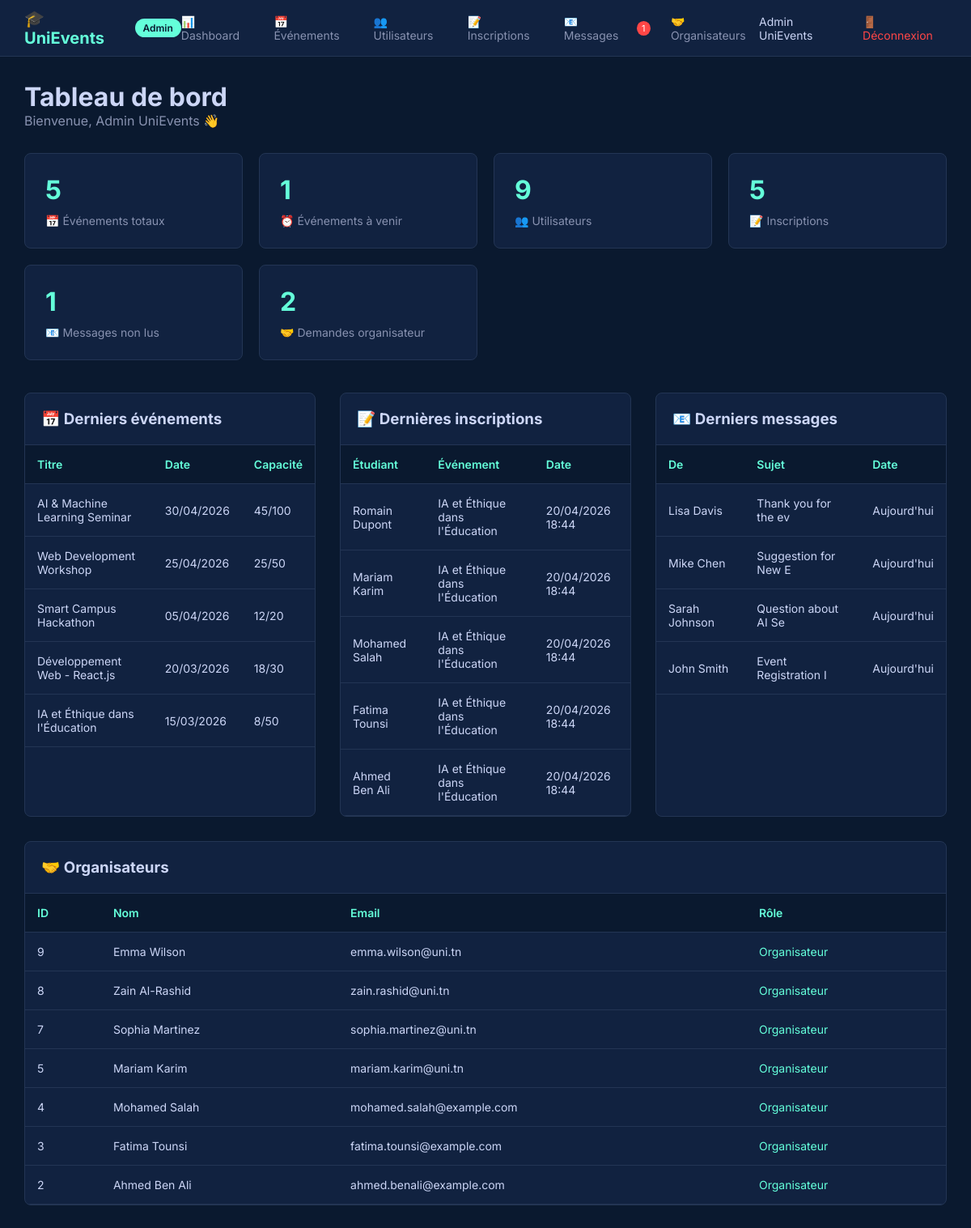
Page /dashboard.php (signed in) on the committed database.
### tables this page shows
CREATE TABLE `events` (
  `id` int(11) NOT NULL,
  `title` varchar(200) NOT NULL,
  `category` enum('Conférence','Workshop','Hackathon','Club','Séminaire') NOT NULL,
  `description` text NOT NULL,
  `date` date NOT NULL,
  `time` time NOT NULL,
  `location` varchar(255) NOT NULL,
  `capacity` int(11) NOT NULL,
  `current_registrations` int(11) DEFAULT 0,
  `speaker` varchar(150) DEFAULT NULL,
  `status` enum('à_venir','en_cours','terminé','annulé') DEFAULT 'à_venir',
  `created_by` int(11) DEFAULT NULL,
  `created_at` timestamp NOT NULL DEFAULT current_timestamp()
);

CREATE TABLE `registrations` (
  `id` int(11) NOT NULL,
  `event_id` int(11) NOT NULL,
  `user_id` int(11) NOT NULL,
  `status` enum('inscrit','waitlist','annulé') DEFAULT 'inscrit',
  `registered_at` timestamp NOT NULL DEFAULT current_timestamp()
);

CREATE TABLE `users` (
  `id` int(11) NOT NULL,
  `name` varchar(100) NOT NULL,
  `email` varchar(150) NOT NULL,
  `password` varchar(255) NOT NULL,
  `phone` varchar(20) DEFAULT NULL,
  `role` enum('etudiant','organisateur','admin') DEFAULT 'etudiant',
  `niveau` varchar(50) DEFAULT NULL,
  `specialite` varchar(100) DEFAULT NULL,
  `created_at` timestamp NOT NULL DEFAULT current_timestamp()
);

CREATE TABLE `contacts` (
  `id` int(11) NOT NULL,
  `name` varchar(100) NOT NULL,
  `email` varchar(150) NOT NULL,
  `subject` varchar(200) DEFAULT NULL,
  `message` text NOT NULL,
  `is_read` tinyint(1) DEFAULT 0,
  `sent_at` timestamp NOT NULL DEFAULT current_timestamp()
);

### dashboard.php (the view, shortened to what this page needs)
<?php
require_once 'header.php';
$totalEvents = 0;
$upcomingEvents = 0;
$totalUsers = 0;
$totalRegistrations = 0;
$unreadMessages = 0;
$pendingRequests = 0;
$recentEvents = [];
$recentRegistrations = [];
$recentMessages = [];
$recentOrganizers = [];
try {
    $stmt = $pdo->query("SELECT COUNT(*) as count FROM events");
    $totalEvents = $stmt->fetch()['count'] ?? 0;
    $stmt = $pdo->query("SELECT COUNT(*) as count FROM events WHERE date >= CURDATE()");
    $upcomingEvents = $stmt->fetch()['count'] ?? 0;
    $stmt = $pdo->query("SELECT COUNT(*) as count FROM users");
    $totalUsers = $stmt->fetch()['count'] ?? 0;
    $stmt = $pdo->query("SELECT COUNT(*) as count FROM registrations WHERE status = 'inscrit'");
    $totalRegistrations = $stmt->fetch()['count'] ?? 0;
    $stmt = $pdo->query("SELECT COUNT(*) as count FROM contacts WHERE is_read = 0");
    $unreadMessages = $stmt->fetch()['count'] ?? 0;
    $stmt = $pdo->query("SELECT COUNT(*) as count FROM organizer_requests WHERE status = 'en_attente'");
    $pendingRequests = $stmt->fetch()['count'] ?? 0;
    $stmt = $pdo->query("SELECT * FROM events ORDER BY id DESC LIMIT 5");
    $recentEvents = $stmt->fetchAll() ?: [];
    $stmt = $pdo->query("
        SELECT r.*, e.title as event_title, u.name as user_name
        FROM registrations r
        JOIN events e ON r.event_id = e.id
        JOIN users u ON r.user_id = u.id
        ORDER BY r.id DESC
        LIMIT 5
    ");
    $recentRegistrations = $stmt->fetchAll() ?: [];
    $stmt = $pdo->query("
        SELECT * FROM contacts
        ORDER BY id DESC
        LIMIT 5
    ");
    $recentMessages = $stmt->fetchAll() ?: [];
    $stmt = $pdo->query("
        SELECT id, name, email, role FROM users
        WHERE role = 'organisateur'
        ORDER BY id DESC
        LIMIT 10
    ");
    $recentOrganizers = $stmt->fetchAll() ?: [];
} catch(PDOException $e) {
    $error = $e->getMessage();
}
?>
<h1>Tableau de bord</h1>
<p style="color: #8892b0; margin-bottom: 30px;">Bienvenue, <?php echo htmlspecialchars($_SESSION['admin_name']); ?> 👋</p>
<div class="stats-grid">
    <div class="stat-card">
        <h3><?php echo $totalEvents ?? 0; ?></h3>
        <p>📅 Événements totaux</p>
    </div>
    <div class="stat-card">
        <h3><?php echo $upcomingEvents ?? 0; ?></h3>
        <p>⏰ Événements à venir</p>
    </div>
    <div class="stat-card">
        <h3><?php echo $totalUsers ?? 0; ?></h3>
        <p>👥 Utilisateurs</p>
    </div>
    <div class="stat-card">
        <h3><?php echo $totalRegistrations ?? 0; ?></h3>
        <p>📝 Inscriptions</p>
    </div>
    <div class="stat-card">
        <h3><?php echo $unreadMessages ?? 0; ?></h3>
        <p>📧 Messages non lus</p>
    </div>
    <div class="stat-card">
        <h3><?php echo $pendingRequests ?? 0; ?></h3>
        <p>🤝 Demandes organisateur</p>
    </div>
</div>
<div style="display: grid; grid-template-columns: 1fr 1fr 1fr; gap: 30px;">
    <div class="table-container">
        <div style="padding: 20px; border-bottom: 1px solid #233554;">
            <h3>📅 Derniers événements</h3>
        </div>
        <table>
            <thead>
                <tr>
                    <th>Titre</th>
                    <th>Date</th>
                    <th>Capacité</th>
                </tr>
            </thead>
            <tbody>
                <?php if (!empty($recentEvents)): ?>
                    <?php foreach ($recentEvents as $event): ?>
                        <tr>
                            <td><?php echo htmlspecialchars($event['title']); ?></td>
                            <td><?php echo date('d/m/Y', strtotime($event['date'])); ?></td>
                            <td><?php echo $event['current_registrations']; ?>/<?php echo $event['capacity']; ?></td>
                        </tr>
                    <?php endforeach; ?>
                <?php else: ?>
                    <tr><td colspan="3">Aucun événement</td></tr>
                <?php endif; ?>
            </tbody>
        </table>
    </div>
    <div class="table-container">
        <div style="padding: 20px; border-bottom: 1px solid #233554;">
            <h3>📝 Dernières inscriptions</h3>
        </div>
        <table>
            <thead>
                <tr>
                    <th>Étudiant</th>
                    <th>Événement</th>
                    <th>Date</th>
                </tr>
            </thead>
            <tbody>
                <?php if (!empty($recentRegistrations)): ?>
                    <?php foreach ($recentRegistrations as $reg): ?>
                        <tr>
                            <td><?php echo htmlspecialchars($reg['user_name']); ?></td>
                            <td><?php echo htmlspecialchars($reg['event_title']); ?></td>
                            <td><?php echo date('d/m/Y H:i', strtotime($reg['registered_at'])); ?></td>
                        </tr>
                    <?php endforeach; ?>
                <?php else: ?>
                    <tr><td colspan="3">Aucune inscription</td></tr>
                <?php endif; ?>
            </tbody>
        </table>
    </div>
    <div class="table-container">
        <div style="padding: 20px; border-bottom: 1px solid #233554;">
            <h3>📧 Derniers messages</h3>
        </div>
        <table>
            <thead>
                <tr>
                    <th>De</th>
                    <th>Sujet</th>
                    <th>Date</th>
                </tr>
            </thead>
            <tbody>
                <?php if (!empty($recentMessages)): ?>
                    <?php foreach ($recentMessages as $msg): ?>
                        <tr>
                            <td><?php echo htmlspecialchars(substr($msg['name'], 0, 15)); ?></td>
                            <td><?php echo htmlspecialchars(substr($msg['subject'], 0, 20)); ?></td>
                            <td>Aujourd'hui</td>
                        </tr>
                    <?php endforeach; ?>
                <?php else: ?>
                    <tr><td colspan="3">Aucun message</td></tr>
                <?php endif; ?>
            </tbody>
        </table>
    </div>
</div>
<div style="display: grid; grid-template-columns: 1fr; gap: 30px; margin-top: 30px;">
    <div class="table-container">
        <div style="padding: 20px; border-bottom: 1px solid #233554;">
            <h3>🤝 Organisateurs</h3>
        </div>
        <table>
            <thead>
                <tr>
                    <th>ID</th>
                    <th>Nom</th>
                    <th>Email</th>
                    <th>Rôle</th>
                </tr>
            </thead>
            <tbody>
                <?php if (!empty($recentOrganizers)): ?>
                    <?php foreach ($recentOrganizers as $org): ?>
                        <tr>
                            <td><?php echo $org['id']; ?></td>
                            <td><?php echo htmlspecialchars($org['name']); ?></td>
                            <td><?php echo htmlspecialchars($org['email']); ?></td>
                            <td><span style="color: #64ffda;">Organisateur</span></td>
                        </tr>
                    <?php endforeach; ?>
                <?php else: ?>
                    <tr><td colspan="4">Aucun organisateur</td></tr>
                <?php endif; ?>
            </tbody>
        </table>
    </div>
</div>
<?php require_once 'footer.php'; ?>

### header.php (shortened to what this page needs)
<?php
require_once '../db_connect.php';
$unreadNotifications = 0;
try {
    $stmt = $pdo->prepare("SELECT COUNT(*) as count FROM contacts WHERE is_read = 0");
    $stmt->execute();
    $unreadNotifications = $stmt->fetch()['count'];
} catch(PDOException $e) {
}
?>
<!DOCTYPE html>
<html lang="fr">
<head>
    <link rel="stylesheet" href="style_admin.css">
</head>
<body>
    <div class="admin-container">
        <nav class="admin-nav">
            <div class="nav-brand">
                <span class="logo">🎓 UniEvents</span>
                <span class="admin-badge">Admin</span>
            </div>
            <div class="nav-links">
                <a href="dashboard.php" class="nav-link">📊 Dashboard</a>
                <a href="manage_events.php" class="nav-link">📅 Événements</a>
                <a href="manage_users.php" class="nav-link">👥 Utilisateurs</a>
                <a href="manage_registrations.php" class="nav-link">📝 Inscriptions</a>
                <a href="manage_contacts.php" class="nav-link">
                    📧 Messages
                    <?php if ($unreadNotifications > 0): ?>
                        <span class="badge"><?php echo $unreadNotifications; ?></span>
                    <?php endif; ?>
                </a>
                <a href="manage_organizers.php" class="nav-link">🤝 Organisateurs</a>
            </div>
            <div class="nav-user">
                <span class="user-name"><?php echo htmlspecialchars($_SESSION['admin_name']); ?></span>
                <a href="logout.php" class="logout-btn">🚪 Déconnexion</a>
            </div>
        </nav>
        <main class="admin-main">

### footer.php (shortened to what this page needs)
        </main>
    </div>
</body>
</html>

### style_admin.css (style rules this page uses)
* { margin: 0; padding: 0; box-sizing: border-box; }
body { font-family: 'Inter', sans-serif; background: #0a192f; color: #ccd6f6; }
.admin-container { display: flex; flex-direction: column; min-height: 100vh; }
.admin-nav { background: #112240; padding: 0 30px; height: 70px; display: flex; align-items: center; justify-content: space-between; border-bottom: 1px solid #233554; position: sticky; top: 0; z-index: 100; }
.nav-brand { display: flex; align-items: center; gap: 15px; }
.logo { font-size: 20px; font-weight: 700; color: #64ffda; }
.admin-badge { background: #64ffda; color: #0a192f; padding: 4px 10px; border-radius: 20px; font-size: 12px; font-weight: 600; }
.nav-links { display: flex; gap: 25px; }
.nav-link { color: #8892b0; text-decoration: none; font-size: 14px; transition: all 0.3s; display: flex; align-items: center; gap: 5px; }
.badge { background: #ff4646; color: white; border-radius: 50%; width: 18px; height: 18px; font-size: 11px; display: inline-flex; align-items: center; justify-content: center; }
.nav-user { display: flex; align-items: center; gap: 20px; }
.user-name { color: #ccd6f6; font-size: 14px; }
.logout-btn { color: #ff4646; text-decoration: none; font-size: 14px; transition: all 0.3s; }
.admin-main { padding: 30px; flex: 1; }
.stats-grid { display: grid; grid-template-columns: repeat(auto-fit, minmax(250px, 1fr)); gap: 20px; margin-bottom: 40px; }
.stat-card { background: #112240; padding: 25px; border-radius: 8px; border: 1px solid #233554; transition: all 0.3s; }
.stat-card h3 { font-size: 32px; color: #64ffda; margin-bottom: 10px; }
.stat-card p { color: #8892b0; font-size: 14px; }
.table-container { background: #112240; border-radius: 8px; border: 1px solid #233554; overflow-x: auto; }
table { width: 100%; border-collapse: collapse; }
th, td { padding: 15px; text-align: left; border-bottom: 1px solid #233554; }
th { background: #0a192f; color: #64ffda; font-weight: 600; font-size: 14px; }
td { color: #ccd6f6; font-size: 14px; }

### rows in the picture
events: title "AI & Machine Learning Seminar", date "30/04/2026", current_registrations "45", capacity "100"
events: title "Web Development Workshop", date "25/04/2026", current_registrations "25", capacity "50"
events: title "Smart Campus Hackathon", date "05/04/2026", current_registrations "12", capacity "20"
events: title "Développement Web - React.js", date "20/03/2026", current_registrations "18", capacity "30"
events: title "IA et Éthique dans l'Éducation", date "15/03/2026", current_registrations "8", capacity "50"
registrations: user.name "Romain Dupont", event.title "IA et Éthique dans l'Éducation", registered_at "20/04/2026 18:44"
registrations: user.name "Mariam Karim", event.title "IA et Éthique dans l'Éducation", registered_at "20/04/2026 18:44"
registrations: user.name "Mohamed Salah", event.title "IA et Éthique dans l'Éducation", registered_at "20/04/2026 18:44"
registrations: user.name "Fatima Tounsi", event.title "IA et Éthique dans l'Éducation", registered_at "20/04/2026 18:44"
registrations: user.name "Ahmed Ben Ali", event.title "IA et Éthique dans l'Éducation", registered_at "20/04/2026 18:44"
contacts: name "Lisa Davis", subject "Thank you for the ev"
contacts: name "Mike Chen", subject "Suggestion for New E"
contacts: name "Sarah Johnson", subject "Question about AI Se"
contacts: name "John Smith", subject "Event Registration I"
users: id "9", name "Emma Wilson", email "emma.wilson@uni.tn"
users: id "8", name "Zain Al-Rashid", email "zain.rashid@uni.tn"
users: id "7", name "Sophia Martinez", email "sophia.martinez@uni.tn"
users: id "5", name "Mariam Karim", email "mariam.karim@uni.tn"
users: id "4", name "Mohamed Salah", email "mohamed.salah@example.com"
users: id "3", name "Fatima Tounsi", email "fatima.tounsi@example.com"
users: id "2", name "Ahmed Ben Ali", email "ahmed.benali@example.com"

### other values in the picture
$unreadNotifications "1"
$_SESSION['admin_name'] "Admin UniEvents"
$totalEvents "5"
$upcomingEvents "1"
$totalUsers "9"
$totalRegistrations "5"
$unreadMessages "1"
$pendingRequests "2"
